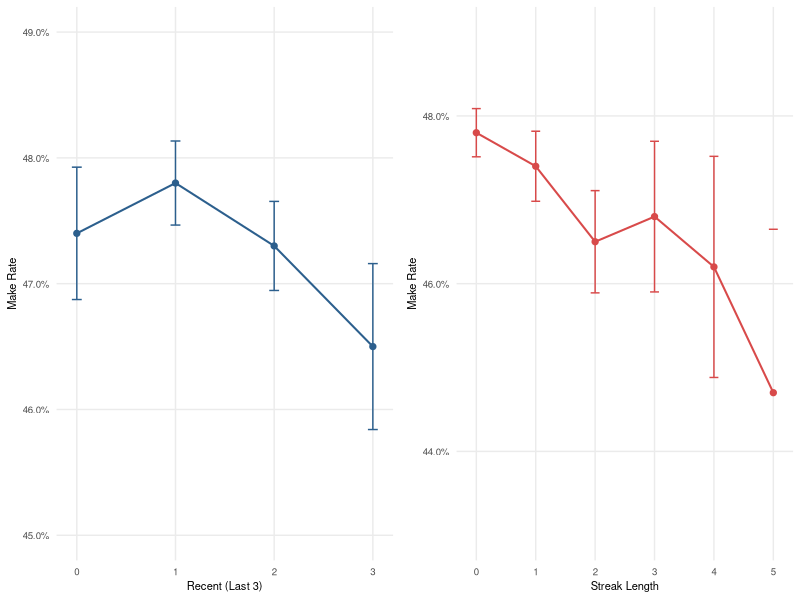
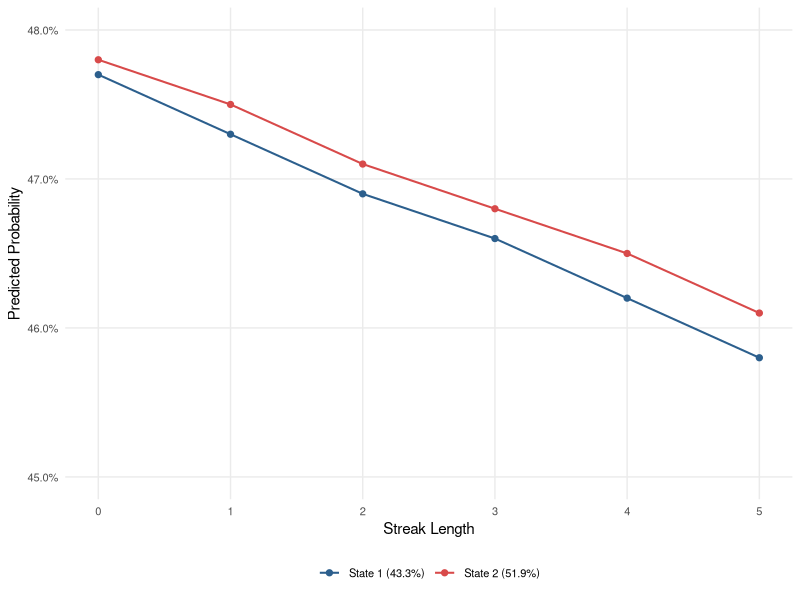
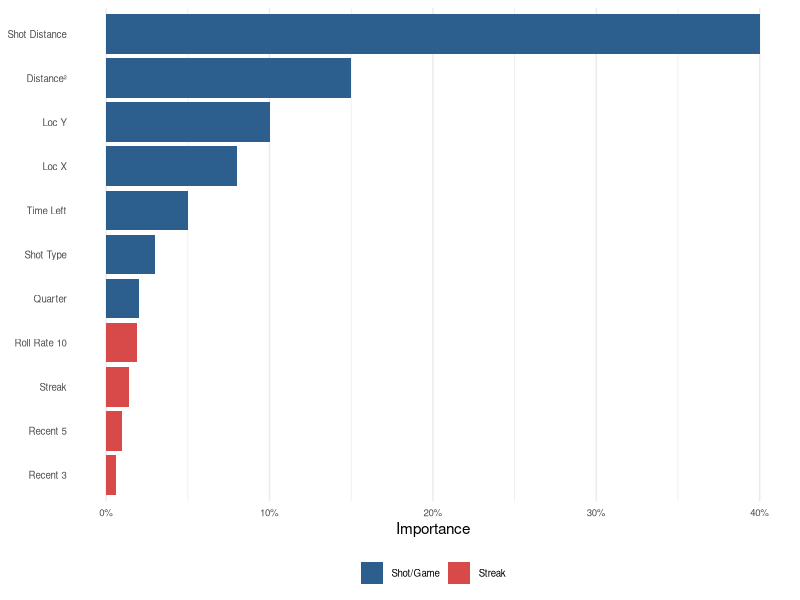
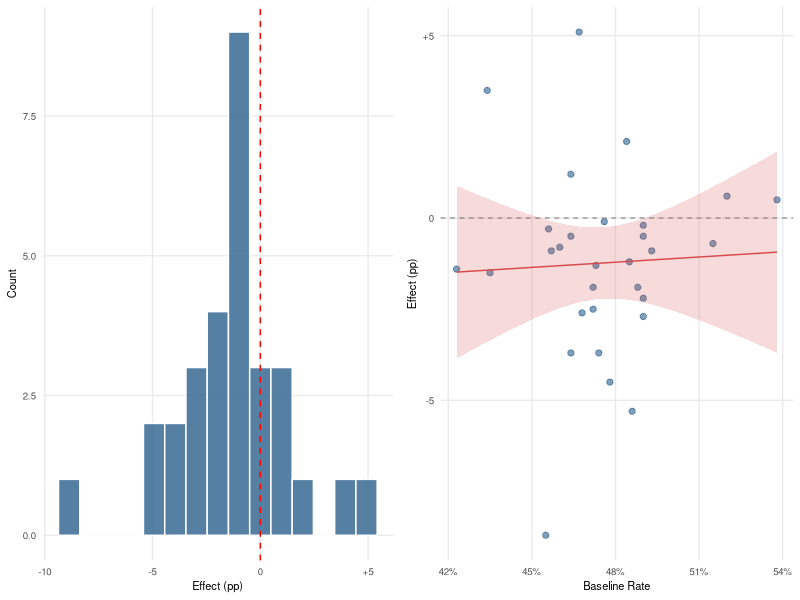

These charts were generated, in order, by the following R code:
## ---- chunk 1
#| echo: false
#| warning: false
#| message: false

library(ggplot2)
library(dplyr)
library(tidyr)
library(pROC)
library(gridExtra)
library(knitr)
library(kableExtra)

# Set theme for all plots
theme_set(theme_minimal(base_size = 11))

# Create color palette
colors <- c("#2C5F8D", "#D84A4A")

# Set kable styling for compact tables
options(knitr.kable.NA = '')
## ---- chunk 2
#| echo: false
#| warning: false
#| message: false
#| tbl-cap: "Shot outcomes by recent performance and streak length"

desc_data <- data.frame(
  Category = c("Made 0 of last 3", "Made 1 of last 3", "Made 2 of last 3", "Made 3 of last 3",
               "0 consecutive", "1 consecutive", "2 consecutive", "3 consecutive", "4 consecutive", "5+ consecutive"),
  N = c("34,601", "85,775", "76,362", "21,963",
        "116,095", "54,913", "25,730", "11,853", "5,495", "2,501"),
  Rate = c("47.4%", "47.8%", "47.3%", "46.5%",
           "47.8%", "47.4%", "46.5%", "46.8%", "46.2%", "44.7%"),
  Type = c(rep("Recent (Last 3)", 4), rep("Streak", 6))
)

kable(desc_data,
      col.names = c("", "N", "Rate", "Type"),
      align = c("l", "r", "r", "l"),
      format = "pipe") %>%
  kableExtra::kable_styling(font_size = 9, latex_options = c("scale_down"))
## ---- chunk 3
#| echo: false
#| warning: false
#| message: false
#| fig-cap: "Make rate by recent success (left) and streak length (right)."
#| fig-width: 6.5
#| fig-height: 2.2

# Data from results
recent_makes_data <- data.frame(
  recent_makes = c(0, 1, 2, 3),
  n_shots = c(34601, 85775, 76362, 21963),
  make_rate = c(0.474, 0.478, 0.473, 0.465)
) %>%
  mutate(
    se = sqrt(make_rate * (1 - make_rate) / n_shots),
    ci_lower = make_rate - 1.96 * se,
    ci_upper = make_rate + 1.96 * se
  )

p1 <- ggplot(recent_makes_data, aes(x = recent_makes, y = make_rate)) +
  geom_line(color = colors[1], size = 0.7) +
  geom_point(size = 1.8, color = colors[1]) +
  geom_errorbar(aes(ymin = ci_lower, ymax = ci_upper), 
                width = 0.1, color = colors[1]) +
  scale_x_continuous(breaks = 0:3) +
  scale_y_continuous(labels = scales::percent_format(accuracy = 0.1),
                     limits = c(0.45, 0.49)) +
  labs(x = "Recent (Last 3)", y = "Make Rate") +
  theme(panel.grid.minor = element_blank(),
        plot.margin = margin(5, 5, 5, 5),
        axis.title = element_text(size = 8),
        axis.text = element_text(size = 7))

streak_data <- data.frame(
  streak = c(0, 1, 2, 3, 4, 5),
  n_shots = c(116095, 54913, 25730, 11853, 5495, 2501),
  make_rate = c(0.478, 0.474, 0.465, 0.468, 0.462, 0.447)
) %>%
  mutate(
    se = sqrt(make_rate * (1 - make_rate) / n_shots),
    ci_lower = make_rate - 1.96 * se,
    ci_upper = make_rate + 1.96 * se
  )

p2 <- ggplot(streak_data, aes(x = streak, y = make_rate)) +
  geom_line(color = colors[2], size = 0.7) +
  geom_point(size = 1.8, color = colors[2]) +
  geom_errorbar(aes(ymin = ci_lower, ymax = ci_upper), 
                width = 0.15, color = colors[2]) +
  scale_x_continuous(breaks = 0:5) +
  scale_y_continuous(labels = scales::percent_format(accuracy = 0.1),
                     limits = c(0.43, 0.49)) +
  labs(x = "Streak Length", y = "Make Rate") +
  theme(panel.grid.minor = element_blank(),
        plot.margin = margin(5, 5, 5, 5),
        axis.title = element_text(size = 8),
        axis.text = element_text(size = 7))

gridExtra::grid.arrange(p1, p2, ncol = 2)
## ---- chunk 4
#| echo: false
#| warning: false
#| message: false
#| tbl-cap: "HMM state characteristics and parameters"

hmm_results <- data.frame(
  Characteristic = c(
    "Proportion of Shots",
    "Field Goal %",
    "Avg Distance (ft)",
    "Avg Streak",
    "Intercept (logit)",
    "Streak Coef. (logit)",
    "Stay in State",
    "Switch State",
    "Initial Probability"
  ),
  State_1 = c("52.5%", "43.3%", "13.7", "0.72", "-0.093", "-0.015", "0.70", "0.30", "0.50"),
  State_2 = c("47.5%", "51.9%", "13.4", "1.05", "-0.088", "-0.014", "0.70", "0.30", "0.50")
)

kable(hmm_results, 
      col.names = c("", "State 1", "State 2"),
      align = c("l", "c", "c"),
      format = "pipe") %>%
  kableExtra::kable_styling(font_size = 9, latex_options = c("scale_down"))
## ---- chunk 5
#| echo: false
#| warning: false
#| message: false
#| fig-cap: "HMM predicted make probability by streak length for both states."
#| fig-width: 4.5
#| fig-height: 2.2

hmm_pred_data <- data.frame(
  streak = rep(0:5, 2),
  state = rep(c("State 1 (43.3%)", "State 2 (51.9%)"), each = 6),
  prob = c(0.477, 0.473, 0.469, 0.466, 0.462, 0.458,
           0.478, 0.475, 0.471, 0.468, 0.465, 0.461)
)

ggplot(hmm_pred_data, aes(x = streak, y = prob, color = state, group = state)) +
  geom_line(size = 0.7) +
  geom_point(size = 1.8) +
  scale_color_manual(values = colors) +
  scale_x_continuous(breaks = 0:5) +
  scale_y_continuous(labels = scales::percent_format(accuracy = 0.1),
                     limits = c(0.45, 0.48)) +
  labs(x = "Streak Length", y = "Predicted Probability", color = NULL) +
  theme(legend.position = "bottom",
        legend.text = element_text(size = 8),
        panel.grid.minor = element_blank(),
        axis.text = element_text(size = 8))
## ---- chunk 6
#| echo: false
#| warning: false
#| message: false
#| tbl-cap: "Model performance comparison"

perf_data <- data.frame(
  Model = c("Baseline", "XGBoost", "Neural Net"),
  Acc = c("52.6", "62.1", "61.8"),
  Prec = c("52.6", "60.0", "60.0"),
  Rec = c("100", "83.4", "81.5"),
  F1 = c(".689", ".698", ".692"),
  AUC = c("—", ".643", ".636")
)

kable(perf_data,
      col.names = c("Model", "Acc%", "Prec%", "Rec%", "F1", "AUC"),
      align = c("l", "r", "r", "r", "r", "r"),
      format = "pipe") %>%
  kableExtra::kable_styling(font_size = 9, latex_options = c("scale_down"))
## ---- chunk 7
#| echo: false
#| warning: false
#| message: false
#| fig-cap: "XGBoost feature importance: shot distance dominates over streak features."
#| fig-width: 4.5
#| fig-height: 2.2

feature_importance <- data.frame(
  feature = c("Shot Distance", "Distance²", "Loc Y", "Loc X",
              "Time Left", "Shot Type", "Roll Rate 10",
              "Quarter", "Streak", "Recent 5", "Recent 3"),
  gain = c(0.40, 0.15, 0.10, 0.08, 0.05, 0.03, 0.019, 0.02, 0.014, 0.010, 0.006)
) %>%
  mutate(
    category = ifelse(feature %in% c("Roll Rate 10", "Streak", "Recent 5", "Recent 3"),
                      "Streak", "Shot/Game"),
    feature = factor(feature, levels = feature[order(gain)])
  )

ggplot(feature_importance, aes(x = gain, y = feature, fill = category)) +
  geom_col() +
  scale_fill_manual(values = c("Streak" = colors[2], "Shot/Game" = colors[1])) +
  scale_x_continuous(labels = scales::percent_format(accuracy = 1)) +
  labs(x = "Importance", y = NULL, fill = NULL) +
  theme(legend.position = "bottom",
        legend.text = element_text(size = 7),
        panel.grid.major.y = element_blank(),
        axis.text.y = element_text(size = 7),
        axis.text.x = element_text(size = 7))
## ---- chunk 8
#| echo: false
#| warning: false
#| message: false
#| tbl-cap: "Team-specific hot hand effects and statistics"

team_table <- data.frame(
  Category = c("**Top 5 Positive**", "Phoenix Suns", "Miami Heat", "OKC Thunder", "LA Clippers", "Other",
               "**Top 5 Negative**", "Golden State", "Denver", "Charlotte", "New York", "Dallas",
               "**Statistics**", "Random Var.", "Corr. w/ FG%", "Corr. p-value"),
  Value = c("", "+5.1 pp", "+3.5 pp", "+2.1 pp", "+1.2 pp", "+0.6 pp",
            "", "-8.7 pp", "-5.3 pp", "-4.5 pp", "-3.7 pp", "-3.7 pp",
            "", "0.0001387***", "r = 0.106", "p = 0.577")
)

kable(team_table,
      col.names = c("", "Effect"),
      align = c("l", "r"),
      format = "pipe") %>%
  kableExtra::kable_styling(font_size = 9, latex_options = c("scale_down"))
## ---- chunk 9
#| echo: false
#| warning: false
#| message: false
#| fig-cap: "Team hot hand patterns: Distribution (left) and correlation with baseline shooting (right)."
#| fig-width: 6.5
#| fig-height: 2.2

# Team effects data
team_effects <- c(
  5.1, 3.5, 2.1, 1.2, 0.6, 0.5, -0.1, -0.2, -0.3, -0.5,
  -0.5, -0.7, -0.8, -0.9, -0.9, -1.2, -1.3, -1.4, -1.5, -1.9,
  -1.9, -2.2, -2.5, -2.6, -2.7, -3.7, -3.7, -4.5, -5.3, -8.7
)

team_df <- data.frame(effect = team_effects)

p1 <- ggplot(team_df, aes(x = effect)) +
  geom_histogram(bins = 15, fill = colors[1], color = "white", alpha = 0.8) +
  geom_vline(xintercept = 0, linetype = "dashed", color = "red", size = 0.5) +
  scale_x_continuous(labels = function(x) paste0(ifelse(x > 0, "+", ""), x)) +
  labs(x = "Effect (pp)", y = "Count") +
  theme(panel.grid.minor = element_blank(),
        plot.margin = margin(5, 5, 5, 5),
        axis.title = element_text(size = 8),
        axis.text = element_text(size = 7))

# Team scatter data
team_scatter_data <- data.frame(
  hot_hand_effect = team_effects,
  baseline_make_rate = c(0.467, 0.434, 0.484, 0.464, 0.520,
                         0.538, 0.476, 0.490, 0.456,
                         0.464, 0.490, 0.515, 0.460,
                         0.457, 0.493, 0.485, 0.473, 0.423,
                         0.435, 0.472, 0.488, 0.490,
                         0.472, 0.468, 0.490, 0.474,
                         0.464, 0.478, 0.486, 0.455)
)

p2 <- ggplot(team_scatter_data, aes(x = baseline_make_rate, y = hot_hand_effect)) +
  geom_point(size = 1.8, alpha = 0.6, color = colors[1]) +
  geom_smooth(method = "lm", se = TRUE, color = colors[2], 
              fill = colors[2], alpha = 0.2, size = 0.5) +
  geom_hline(yintercept = 0, linetype = "dashed", color = "gray50", size = 0.4) +
  scale_x_continuous(labels = scales::percent_format(accuracy = 1)) +
  scale_y_continuous(labels = function(x) paste0(ifelse(x > 0, "+", ""), x)) +
  labs(x = "Baseline Rate", y = "Effect (pp)") +
  theme(panel.grid.minor = element_blank(),
        plot.margin = margin(5, 5, 5, 5),
        axis.title = element_text(size = 8),
        axis.text = element_text(size = 7))

gridExtra::grid.arrange(p1, p2, ncol = 2)
## ---- chunk 10
#| echo: false
#| warning: false
#| message: false
#| tbl-cap: "League-wide make rates by recent performance"

overall_table <- data.frame(
  Recent = c("0 of last 3", "1 of last 3", "2 of last 3", "3 of last 3"),
  N = c("34,601", "85,775", "76,362", "21,963"),
  Rate = c("47.4%", "47.8%", "47.3%", "46.5%"),
  SE = c(".003", ".002", ".002", ".003"),
  CI = c(".468–.479", ".475–.482", ".469–.476", ".459–.472")
)

kable(overall_table,
      col.names = c("Recent", "N", "Rate", "SE", "95% CI"),
      align = c("l", "r", "r", "r", "r"),
      format = "pipe") %>%
  kableExtra::kable_styling(font_size = 9, latex_options = c("scale_down"))
